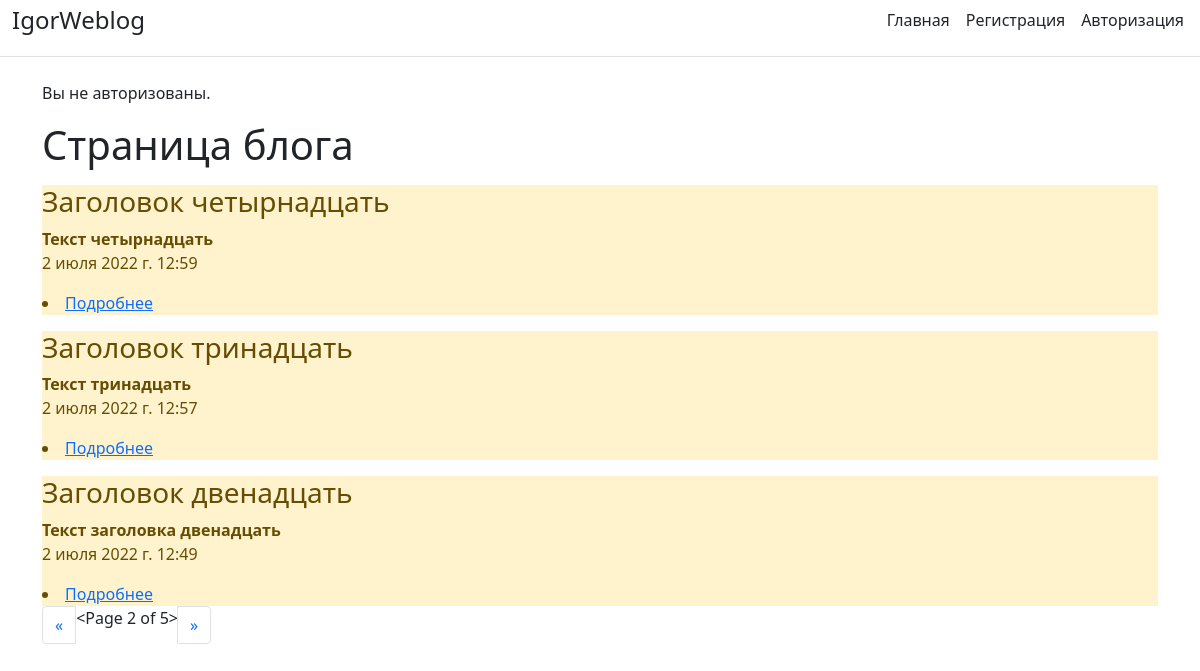
Screenshot of /?page=2 with the database file from the repository.
### Blog/models.py (models this page shows, shortened)
class Task(models.Model):
    title = models.CharField('Название', max_length=50)
    task = models.TextField('Текст')
    created_dt = models.DateTimeField('Дата', auto_now=True)
    publish = models.DateTimeField('Публикация', default=timezone.now)
    slug = models.SlugField('Ссылка', max_length=250, unique=True, null=False, blank=True, db_index=True)
    class Meta:
        verbose_name = 'Пост'
        verbose_name_plural = 'Посты'

### Blog/views.py (the view)
# urls.py: path('', views.index, name='index'),
def index(request):
    tasks = Task.objects.all().order_by('-id')
    if 'page' in request.GET:
        page = request.GET.get('page')
    else:
        page = 1
    paginator = Paginator(tasks, 3)
    try:
        tasks = paginator.page(page)
    except PageNotAnInteger:
        tasks = paginator.page(1)
    except EmptyPage:
        tasks = paginator.page(paginator.num_pages)
    page_number = request.GET.get('page')
    page_obj = paginator.get_page(page_number)
    context = {'title': 'Блог главная', 'tasks': tasks, 'page_obj': page_obj, 'page_number': page_number, 'page': page}
    return render(request, 'Blog/index.html', context)

### Blog/templates/Blog/index.html (shortened to what this page needs)
{% extends 'Blog/base.html' %}
{% block content %}
    <h1>Страница блога</h1>
    {% if tasks %}
        {% for i in tasks %}
            <div class="alert-warning mt-3", class="container">
                <h3>{{ i.title }}</h3>
                <b>{{ i.task | truncatewords:10}}</b>
                <p>{{ i.created_dt }}</p>
                <li><a href="/article_detail/{{i.slug}}">Подробнее</a></li>
            </div>
        {% endfor %}
    {% else %}
                <p>У нас нет записей</p>
    {% endif %}
<nav id="pagination" class="col align-self-center" aria-label="Page navigation example">
    <ul class="pagination">
        {% if page_obj.has_previous %}
        <li class="page-item"><a class="page-link" href="?page={{ page_obj.previous_page_number }}">&laquo;</a></li>
        {% else %}
        <li class="page-item disabled"><span class="page-link" href="#" tabindex="-1" aria-disabled="true">&laquo;</span></li>
        {% endif %}
        <li>{{ page_obj }}</li>
        {% if page_obj.has_next %}
        <li class="page-item"><a class="page-link" href="?page={{ page_obj.next_page_number }}">&raquo;</a></li>
        {% else %}
        <li class="page-item disabled"><span class="page-link" href="#" tabindex="-1" aria-disabled="true">&raquo;</span></li>
        {% endif %}
        </ul>
</nav>
</div>
{% endblock %}

### rows the page displays
Task: title "Заголовок четырнадцать", task "Текст четырнадцать", created_dt "2 июля 2022 г. 12:59"
Task: title "Заголовок тринадцать", task "Текст тринадцать", created_dt "2 июля 2022 г. 12:57"
Task: title "Заголовок двенадцать", task "Текст заголовка двенадцать", created_dt "2 июля 2022 г. 12:49"

### other values shown
{{ page_obj }} "<Page 2 of 5>"
